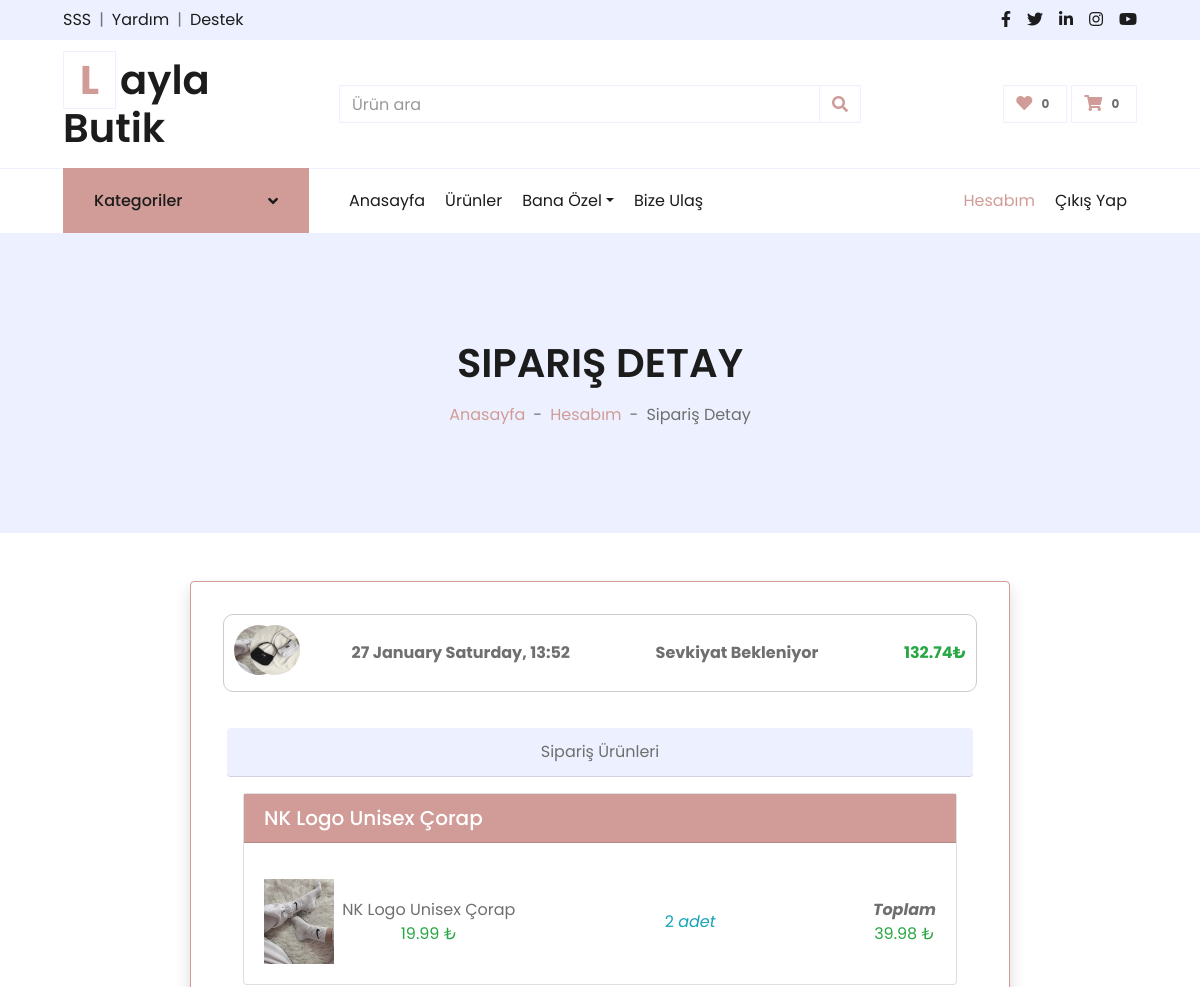
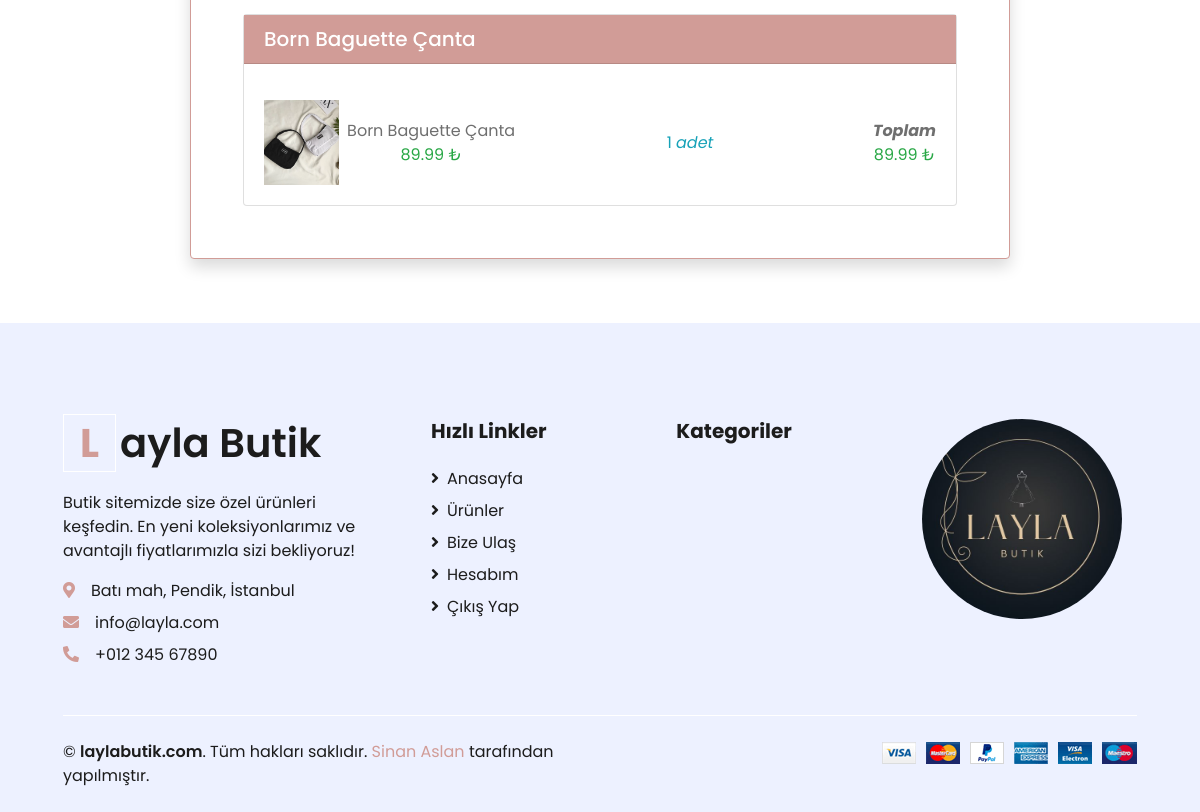
Screenshot of /account/siparis-detay/3/ (signed in) with the database file from the repository (2 pictures, top to bottom).
### satis/models.py (models this page shows, shortened)
class SiparisSatiri(models.Model):
    siparis = models.ForeignKey(Siparis, on_delete=models.PROTECT)
    urun = models.ForeignKey('pages.Urun', on_delete=models.PROTECT)
    adet = models.IntegerField()
    kalan_adet = models.IntegerField(default=0)
    iade_talep_adet = models.IntegerField(blank=True, null=True)
    iade_talep_tarih = models.DateTimeField(blank=True, null=True)
    birim_fiyat = models.DecimalField(max_digits=19, decimal_places=2)
    ogrenci_ismi = models.CharField(max_length=1024, blank=True, null=True)
    tc_kimlik_no = models.CharField(max_length=1024, blank=True, null=True)
    HAZIRLANIYOR = 'H'
    IPTAL = 'I'
    KARGOLANDI = 'K'
    FATURALANDI = 'F'
    TAMAMLANDI = 'T'
    IADE_TALEBI = 'R'
    DEGISIM_TALEBI = 'D'
    DURUMLAR = (
        (HAZIRLANIYOR, 'Hazırlanıyor'),
        (IPTAL, 'İptal'),
        (KARGOLANDI, 'Kargolandı'),
        (FATURALANDI, 'Faturalandı'),
        (TAMAMLANDI, 'Tamamlandı'),
        (IADE_TALEBI, 'İade Talebi'),
        (DEGISIM_TALEBI, 'Değişim Talebi'),
    )
    durum = models.CharField(max_length=1, choices=DURUMLAR, default=HAZIRLANIYOR)
    ERKEK = 'E'
    KIZ = 'K'
    OGRENCI_CINSIYET_SECENEKLERI = (
        (ERKEK, 'Erkek'),
        (KIZ, 'Kız'),
    )
    class Meta:
        verbose_name = 'Sipariş Satırı'
        verbose_name_plural = 'Sipariş Satırları'
    def toplam_urun_fiyat(self):
        return self.birim_fiyat * self.adet

class Siparis(models.Model):
    user = models.ForeignKey('account.Uye', on_delete=models.PROTECT)
    sepet = models.ForeignKey(Sepet, on_delete=models.PROTECT)
    tarih = models.DateTimeField()
    order_id = models.CharField(max_length=255, blank=True, null=True)
    trans_id = models.CharField(max_length=255, blank=True, null=True)
    CREDIT_CARD = 'K'
    HAVALE = 'H'
    KAPIDA_ODEME_KREDI_KARTI = 'KK'
    KAPIDA_ODEME_NAKIT = 'KN'
    ODEME_TIPLERI = (
        (CREDIT_CARD, 'Kredi Kartı'),
        (HAVALE, 'Havale'),
        (KAPIDA_ODEME_KREDI_KARTI, 'Kapıda Ödeme (Kredi Kartı - Tek Çekim)'),
        (KAPIDA_ODEME_NAKIT, 'Kapıda Ödeme (Nakit)'),
    )
    odeme_tipi = models.CharField(max_length=2, choices=ODEME_TIPLERI, blank=True)
    SEVKIYAT_BEKLENIYOR = 'S'
    ODEMESI_BEKLENIYOR = 'B'
    ODEMESI_GELDI = 'G'
    TAMAMLANDI = 'T'
    IPTAL = 'I'
    KARGOLANDI = 'K'
    FATURALANDI = 'F'
    SIPARIS_DURUMLARI = (
        (SEVKIYAT_BEKLENIYOR, 'Sevkiyat Bekleniyor'),
        (ODEMESI_BEKLENIYOR, 'Ödemesi Bekleniyor'),
        (ODEMESI_GELDI, 'Ödemesi Geldi'),
        (TAMAMLANDI, 'Tamamlandı'),
        (IPTAL, 'İptal'),
        (KARGOLANDI, 'Kargolandı'),
        (FATURALANDI, 'Faturalandı')
    )
    TESLIMAT_ADRESI = 'T'
    KARGO_SUBESI = 'S'
    OKUL = 'O'
    durum = models.CharField(max_length=2, choices=SIPARIS_DURUMLARI)
    kargo_ucreti = models.DecimalField(max_digits=19, decimal_places=2, null=True, blank=True)
    vade_ucreti = models.DecimalField(max_digits=19, decimal_places=2, null=True, blank=True)
    kapida_odeme_hizmet_bedeli = models.DecimalField(max_digits=19, decimal_places=2, null=True, blank=True)
    toplam_tutar = models.DecimalField(max_digits=19, decimal_places=2, null=True, blank=True)
    kargo_notu = models.CharField("Sipariş Notu", max_length=255, blank=True)
    bilgilendirme_maili_gonderildi = models.BooleanField(default=False)
    mail_hata_logu = models.CharField(max_length=1024, null=True, blank=True)
    olusturma_tarihi = models.DateTimeField(auto_now_add=True, null=True, blank=True)
    guncelleme_tarihi = models.DateTimeField(auto_now=True, null=True, blank=True)
    iptal_tarihi = models.DateTimeField(null=True, blank=True)
    iade_talebi = models.BooleanField(default=False)
    class Meta:
        verbose_name = 'Sipariş'
        verbose_name_plural = 'Siparişler'

### pages/models.py (models this page shows)
class Urun(models.Model):
    kategori = models.ForeignKey(Kategori, on_delete=models.CASCADE)
    aciklama = models.CharField(max_length=255)
    isim = models.CharField(max_length=25, verbose_name='İSİM')
    kod = models.CharField(max_length=4, blank=True, null=True)
    aciklama = models.CharField(max_length=124, blank=True)
    kod = models.CharField(max_length=124, blank=True)
    fiyat = models.DecimalField(max_digits=10, decimal_places=2)
    stok_durumu = models.IntegerField(default=0)
    count = models.IntegerField(default=0)
    resim = models.ImageField(upload_to="products/%Y/%m/%d/", default="products/default_product_image.jpg")
    aktif = models.BooleanField(default=True)
    class Meta:
        ordering = ['-aktif', 'isim']
        verbose_name = u'Urun'
        verbose_name_plural = u'Urunler(Urunlar)'
    def __str__(self):
        return self.isim

### account/views.py (the view)
# urls.py: path('siparis-detay/<int:siparis_id>/', views.siparis_detay, name='siparis_detay'),
def siparis_detay(request, siparis_id):
    siparis = get_object_or_404(Siparis, id=siparis_id)
    siparis_satiri = SiparisSatiri.objects.filter(siparis=siparis)
    context = {
        'siparis': siparis,
        'siparis_satiri': siparis_satiri
    }
    return render(request, 'account/siparis_detay.html', context)

### templates/account/siparis_detay.html
{% extends 'partials/_base.html' %}
{% load static %}
{% block content %}
<div class="container-fluid bg-secondary mb-5">
    <div class="d-flex flex-column align-items-center justify-content-center" style="min-height: 300px">
        <h1 class="font-weight-semi-bold text-uppercase mb-3">Sipariş Detay</h1>
        <div class="d-inline-flex">
            <p class="m-0"><a href="{% url 'index.html' %}">Anasayfa</a></p>
            <p class="m-0 px-2">-</p>
            <p class="m-0"><a href="{% url 'anasayfa' %}">Hesabım</a></p>
            <p class="m-0 px-2">-</p>
            <p class="m-0">Sipariş Detay</p>
        </div>
    </div>
</div>
<div class="row justify-content-center">
    <div class="col-12 col-md-8 bg-white form-border-radius">
        <div class="row justify-content-center">
            <div class="col-12 card shadow p-3 bg-body rounded border-primary mb-3 text-center">
                <div class="d-flex justify-content-between m-3"
                style="border: 1px solid #ccc;
                padding: 10px;
                border-radius: 10px;">
                    <div>
                        <div class="d-flex align-items-center">
                            {% for satir in siparis_satiri %}
                            <div class="mr-3">
                                <img src="{{ satir.urun.resim.url }}" alt="{{ satir.urun.isim }}" style="width: 50px; height: 50px; border-radius: 50%; position: absolute;">
                            </div>
                            {% endfor %}
                        </div>
                    </div>
                    <div class="d-flex align-items-center mt-3">
                        <p><strong> {{ siparis.tarih|date:"d F l, H:i" }}
                        </strong></p>
                    </div>
                    <div class="d-flex align-items-center mt-3">
                        <p><strong> {{ siparis.get_durum_display }}</strong></p>
                    </div>
                    <div class="d-flex align-items-center mt-3">
                        <p><strong class="text-success">{{ siparis.toplam_tutar }}₺</strong></p>
                    </div>
                </div>
                <div class="card-body">
                    <div class="card-header rounded bg-secondary">Sipariş Ürünleri</div>
                    {% if siparis_satiri %}
                        {% for satir in siparis_satiri %}
                        <div class="card rounded d-flex justify-content-between m-3">
                            <h5 class="card-header d-flex align-items-center bg-primary text-white">{{ satir.urun }}</h5>
                            <div class="card-body d-flex align-items-center justify-content-between">
                                <div class="align-items-center mt-3 d-flex" style="vertical-align: middle;">
                                    <img src="{{ satir.urun.resim.url }}" alt="{{ satir.urun.isim }}" style="height: 85px;">
                                    <div class="ml-2">
                                        <span>{{ satir.urun }}</span><br>
                                        <span class="text-success">{{ satir.birim_fiyat }} ₺</span>
                                    </div>
                                </div>
                                <div class="d-flex align-items-center mt-3">
                                    <span class="text-info">{{ satir.adet }} <i>adet</i></span>
                                </div>
                                <div class="d-flex align-items-center mt-3">
                                    <div class="ml-2">
                                        <strong><i>Toplam</i></strong><br>
                                        <span class="text-success">{{ satir.toplam_urun_fiyat}} ₺</span>
                                    </div>
                                </div>
                            </div>
                        </div>
                        {% endfor %}
                    {% else %}
                        <div class="col-md-12 col-sm-12 col-xs-12">
                            <p>Ürün bilgisi bulunmamaktadır.</p>
                        </div>
                    {% endif %}
                </div>
            </div>
        </div>
    </div>
</div>
{% endblock %}

### rows the page displays
SiparisSatiri: urun.resim (picture), urun "Born Baguette Çanta", birim_fiyat "89.99", adet "1", toplam_urun_fiyat "89.99"
Siparis: tarih "27 January Saturday, 13:52", durum "Sevkiyat Bekleniyor", toplam_tutar "132.74"
SiparisSatiri: urun "NK Logo Unisex Çorap", urun.resim (picture), birim_fiyat "19.99", adet "2", toplam_urun_fiyat "39.98"
